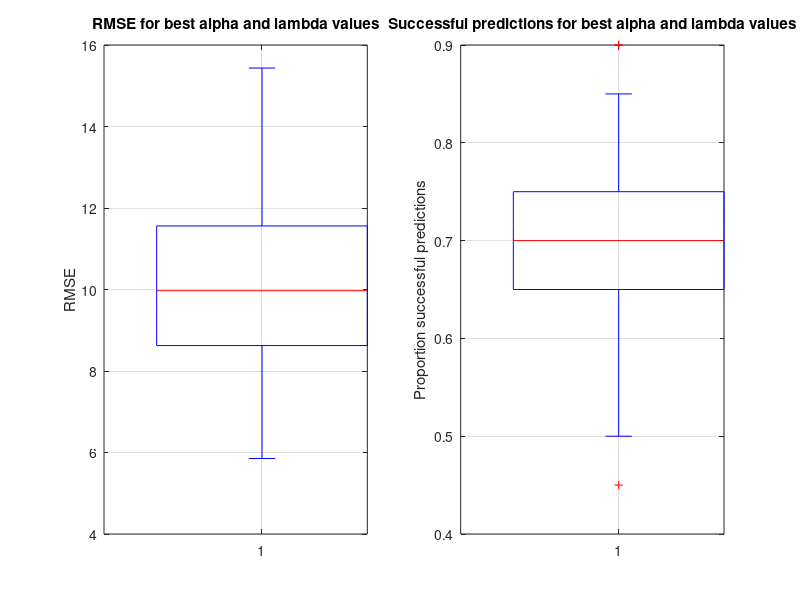
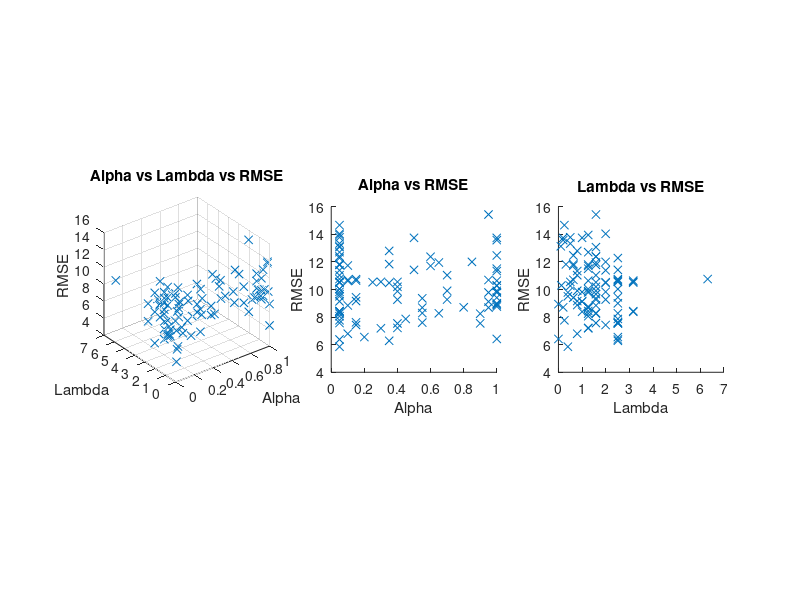

Write the MATLAB code that produced these figures, in order.
%% Test script to draw graphs

% Clean slate
clear
clc
close all

% Load the data as it would've existed
load('post-ENET-variables.mat');


%% Create boxplots to evaluate the model prediction

boxPredEval = figure('name', 'Prediction Evaluation');
set(gcf, 'Position', [100, 800, 1000, 400])

% Create a boxplot of the RMSE
subplot(1,2,1);
boxplot(predPerf);
title('RMSE for best alpha and lambda values');
grid on;
ylabel('RMSE');

% Create a boxplot of the prediction success
subplot(1,2,2);
boxplot(predSucc);
title('Successful predictions for best alpha and lambda values');
grid on;
ylabel('Proportion successful predictions');


%% Create graphs to show alpha and lambda performance
alpLamPerf = figure('name', 'Alpha and lambda performance');
set(gcf, 'Position', [100, 100, 1600, 400])

% Draw a 3D graphs with all 3 variables
subplot(1,3,1);
scatter3(bestAlpha, bestLambda, predPerf, 'x');
title('Alpha vs Lambda vs RMSE');
xlabel('Alpha');
ylabel('Lambda');
zlabel('RMSE');
axis square

% Draw a 2D alpha vs RMSE plot
subplot(1,3,2);
scatter(bestAlpha, predPerf, 'x');
title('Alpha vs RMSE');
xlabel('Alpha');
ylabel('RMSE');
axis square


% Draw a 2D alpha vs RMSE plot
subplot(1,3,3);
scatter(bestLambda, predPerf, 'x');
title('Lambda vs RMSE');
xlabel('Lambda');
ylabel('RMSE');
axis square
